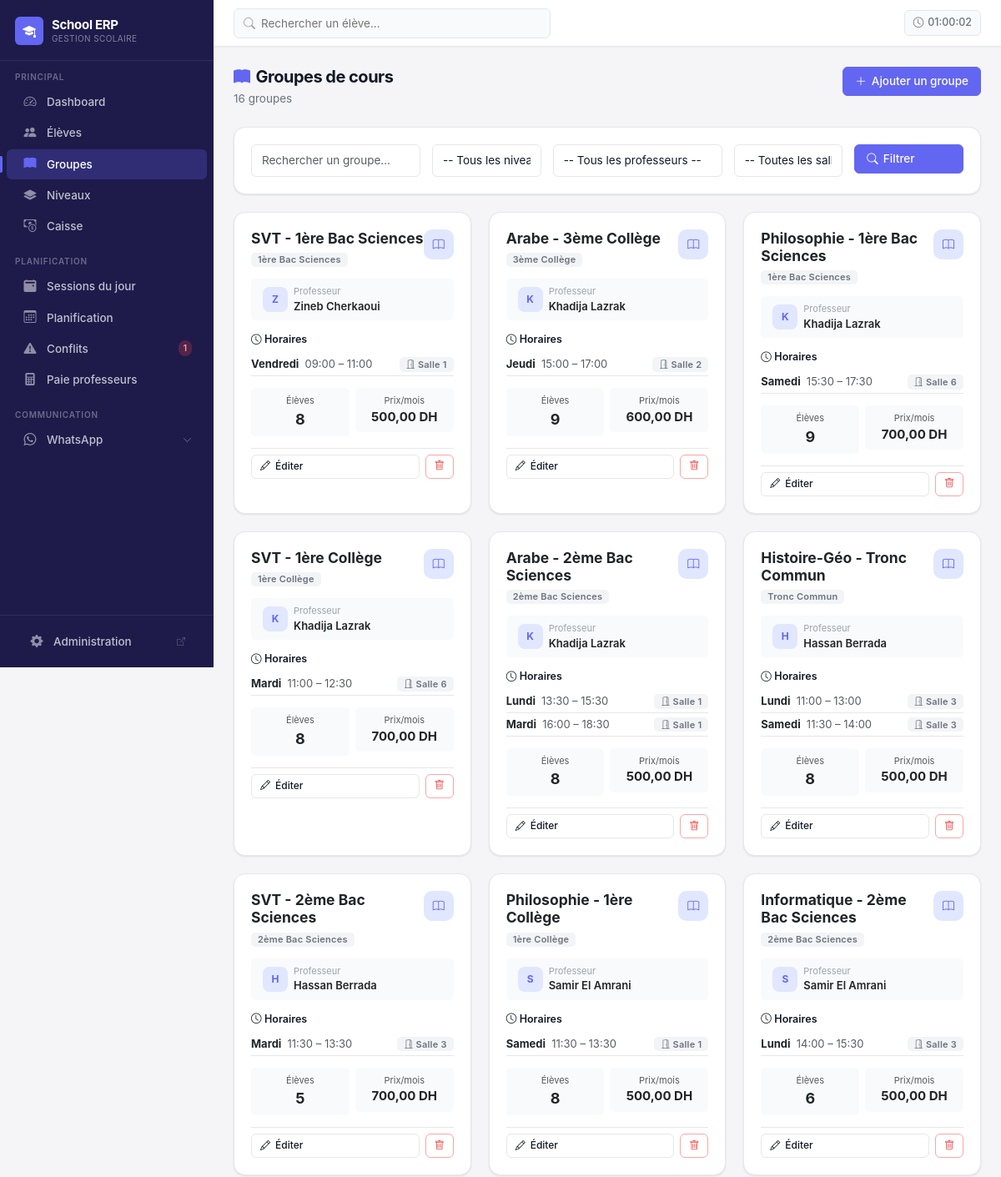
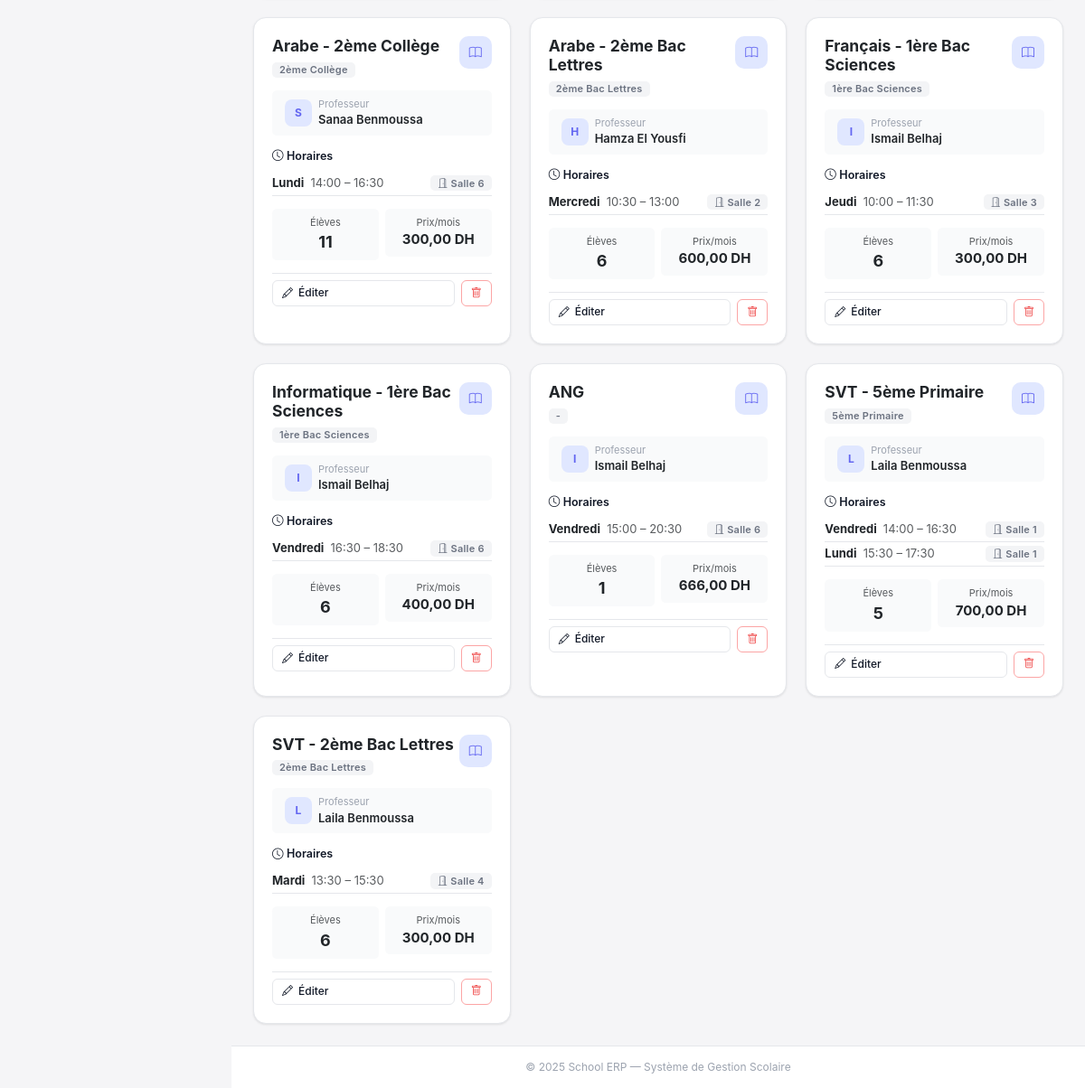
The app's page /courses/ (signed in) with its own data (2 pictures, top to bottom).
### core/models.py (models this page shows, shortened)
class CourseGroup(models.Model):
    DAYS_CHOICES = [
        ('MON', 'Lundi'),
        ('TUE', 'Mardi'),
        ('WED', 'Mercredi'),
        ('THU', 'Jeudi'),
        ('FRI', 'Vendredi'),
        ('SAT', 'Samedi'),
        ('SUN', 'Dimanche'),
    ]
    name = models.CharField(max_length=100, verbose_name="Nom du groupe")
    subject = models.CharField(max_length=100, verbose_name="Matière")
    level = models.ForeignKey(
        Level,
        on_delete=models.SET_NULL,
        related_name='course_groups',
        verbose_name="Niveau",
        null=True,
        blank=True
    )
    monthly_price = models.DecimalField(
        max_digits=8,
        decimal_places=2,
        validators=[MinValueValidator(Decimal('0.01'))],
        verbose_name="Prix mensuel (DH)"
    )
    teacher = models.ForeignKey(
        Teacher,
        on_delete=models.PROTECT,
        related_name='course_groups',
        verbose_name="Professeur"
    )
    is_active = models.BooleanField(default=True, verbose_name="Actif")
    created_at = models.DateTimeField(auto_now_add=True)
    class Meta:
        verbose_name = "Groupe de cours"
        verbose_name_plural = "Groupes de cours"
        ordering = ['name']

class Level(models.Model):
    name = models.CharField(max_length=100, unique=True, verbose_name="Nom du niveau")
    order = models.PositiveIntegerField(default=0, verbose_name="Ordre d'affichage")
    class Meta:
        verbose_name = "Niveau"
        verbose_name_plural = "Niveaux"
        ordering = ['order', 'name']
    def __str__(self):
        return self.name

class Teacher(models.Model):
    PAYMENT_METHOD_CHOICES = [
        ('HOURLY', 'Taux horaire'),
        ('PERCENTAGE', 'Part des gains (pourcentage des gains de la classe)'),
        ('SESSION', 'Tarif par session'),
    ]
    name = models.CharField(max_length=100, verbose_name="Nom complet")
    phone = models.CharField(max_length=20, verbose_name="Téléphone")
    email = models.EmailField(blank=True, verbose_name="Email")
    hourly_rate = models.DecimalField(
        max_digits=8,
        decimal_places=2,
        validators=[MinValueValidator(Decimal('0.01'))],
        verbose_name="Tarif horaire (DH)",
        default=Decimal('100.00'),
        blank=True,
        null=True
    )
    payment_method = models.CharField(
        max_length=20,
        choices=PAYMENT_METHOD_CHOICES,
        default='PERCENTAGE',
        verbose_name="Mode de paiement"
    )
    payment_percentage = models.DecimalField(
        max_digits=5,
        decimal_places=2,
        default=Decimal('50.00'),
        validators=[MinValueValidator(Decimal('0.00'))],
        verbose_name="Part des gains (%)",
        blank=True,
        null=True
    )
    session_rate = models.DecimalField(
        max_digits=8,
        decimal_places=2,
        default=Decimal('100.00'),
        validators=[MinValueValidator(Decimal('0.01'))],
        verbose_name="Tarif par session (DH)",
        blank=True,
        null=True
    )
    is_active = models.BooleanField(default=True, verbose_name="Actif")
    created_at = models.DateTimeField(auto_now_add=True)
    class Meta:
        verbose_name = "Professeur"
        verbose_name_plural = "Professeurs"
        ordering = ['name']
    def __str__(self):
        if self.payment_method == 'PERCENTAGE':
            return f"{self.name} ({self.payment_percentage}%)"
        elif self.payment_method == 'SESSION':
            return f"{self.name} ({self.session_rate} DH/sess)"
        return f"{self.name} ({self.hourly_rate} DH/h)"

class CourseGroupSchedule(models.Model):
    course_group = models.ForeignKey(
        CourseGroup,
        on_delete=models.CASCADE,
        related_name='schedules',
        verbose_name="Groupe de cours"
    )
    day = models.CharField(
        max_length=3,
        choices=CourseGroup.DAYS_CHOICES,
        verbose_name="Jour"
    )
    start_time = models.TimeField(verbose_name="Heure de début")
    end_time = models.TimeField(verbose_name="Heure de fin")
    room = models.ForeignKey(
        Room,
        on_delete=models.PROTECT,
        related_name='schedules',
        verbose_name="Salle"
    )
    class Meta:
        verbose_name = "Horaire de groupe"
        verbose_name_plural = "Horaires de groupe"
        ordering = ['day', 'start_time']

class Room(models.Model):
    name = models.CharField(max_length=50, unique=True, verbose_name="Nom de la salle")
    capacity = models.PositiveIntegerField(
        validators=[MinValueValidator(1)],
        verbose_name="Capacité"
    )
    is_active = models.BooleanField(default=True, verbose_name="Active")
    class Meta:
        verbose_name = "Salle"
        verbose_name_plural = "Salles"
        ordering = ['name']
    def __str__(self):
        return f"{self.name} ({self.capacity} places)"

### core/views.py (the view)
# urls.py: path('courses/', views.courses_list, name='courses_list'),
def courses_list(request):
    from .models import CourseGroup
    courses = CourseGroup.objects.all().select_related('teacher').prefetch_related('schedules__room')
    from django.db.models import Count
    courses = courses.annotate(enrollment_count=Count('enrollment'))
    course_filter = CourseGroupFilter(request.GET, queryset=courses)
    courses = course_filter.qs
    return render(request, 'core/courses_list.html', {'courses': courses, 'filter': course_filter})

### core/context_processors.py (called while the page is built)
def conflicts_count(request):
    CACHE_KEY = 'sidebar_conflict_count'
    CACHE_TTL = getattr(settings, 'CONFLICT_CACHE_TTL', 30)  # seconds
    count = cache.get(CACHE_KEY)
    if count is None:
        try:
            from .utils import detect_all_conflicts
            data = detect_all_conflicts()
            count = len(data.get('schedule_conflicts', []))
        except Exception:
            count = 0
        cache.set(CACHE_KEY, count, CACHE_TTL)
    return {'conflict_count': count}

### core/templatetags/nav_active.py (called while the page is built)
@register.simple_tag(takes_context=True)
def active_if(context, *names):
    request = context.get("request")
    if not request or not request.resolver_match:
        return ""
    return "active" if request.resolver_match.url_name in names else ""

### templates/core/courses_list.html (shortened to what this page needs)
{% extends 'core/base.html' %}
{% block content %}
<div class="page-header d-flex align-items-start justify-content-between">
  <div>
    <h1 class="page-title"><i class="bi bi-book-fill me-2" style="color:var(--primary);"></i>Groupes de cours</h1>
    <p class="page-subtitle">{{ courses|length }} groupe{{ courses|length|pluralize }}</p>
  </div>
  <a href="{% url 'core:course_group_create' %}" class="btn btn-primary">
    <i class="bi bi-plus-lg"></i> Ajouter un groupe
  </a>
</div>
<div class="card mb-4">
  <div class="card-body">
    <form method="get" class="row g-3">
      <div class="col-md-3">{{ filter.form.name }}</div>
      <div class="col-md-2">{{ filter.form.level }}</div>
      <div class="col-md-3">{{ filter.form.teacher }}</div>
      <div class="col-md-2">{{ filter.form.room }}</div>
      <div class="col-md-2">
        <button class="btn btn-primary w-100"><i class="bi bi-search"></i> Filtrer</button>
      </div>
    </form>
  </div>
</div>
{% if courses %}
  <div class="row g-4">
    {% for course in courses %}
      <div class="col-lg-4 col-md-6">
        <div class="card h-100 course-card">
          <div class="card-body">
            <div class="d-flex align-items-start justify-content-between mb-3">
              <div>
                <h5 class="mb-1 fw-700">{{ course.name }}</h5>
                <span class="badge badge-secondary">{{ course.level.name|default:"-" }}</span>
              </div>
              <div class="stat-card-icon" style="width:36px;height:36px;font-size:14px;background:var(--primary-light);">
                <i class="bi bi-book" style="color:var(--primary);"></i>
              </div>
            </div>
            <div class="d-flex align-items-center gap-2 mb-3 px-3 py-2 rounded" style="background:var(--surface-alt);">
              <div class="student-avatar" style="width:30px;height:30px;font-size:12px;border-radius:8px;">
                {{ course.teacher.name|slice:":1"|upper }}
              </div>
              <div>
                <div style="font-size:11px;color:var(--text-muted);">Professeur</div>
                <div class="fw-600 text-dark" style="font-size:13px;">{{ course.teacher.name }}</div>
              </div>
            </div>
            {% if course.schedules.all %}
              <div class="mb-3">
                <div class="form-label mb-2"><i class="bi bi-clock me-1"></i>Horaires</div>
                {% for sch in course.schedules.all %}
                  <div class="d-flex justify-content-between align-items-center py-1" style="border-bottom:1px solid var(--border);font-size:13px;">
                    <span>
                      <strong>{{ sch.get_day_display }}</strong>
                      <span class="text-muted ms-1">{{ sch.start_time|time:"H:i" }} – {{ sch.end_time|time:"H:i" }}</span>
                    </span>
                    <span class="badge badge-secondary">
                      <i class="bi bi-door-open"></i> {{ sch.room.name }}
                    </span>
                  </div>
                {% endfor %}
              </div>
            {% else %}
              <div class="mb-3 text-muted" style="font-size:13px;"><i class="bi bi-clock"></i> Aucun horaire défini</div>
            {% endif %}
            <div class="row g-2 mb-3">
              <div class="col-6">
                <div class="text-center p-2 rounded" style="background:var(--surface-alt);">
                  <div class="text-muted" style="font-size:11px;">Élèves</div>
                  <div class="fw-700" style="font-size:18px;">{{ course.enrollment_count }}</div>
                </div>
              </div>
              <div class="col-6">
                <div class="text-center p-2 rounded" style="background:var(--surface-alt);">
                  <div class="text-muted" style="font-size:11px;">Prix/mois</div>
                  <div class="fw-700" style="font-size:15px;">{{ course.monthly_price }} DH</div>
                </div>
              </div>
            </div>
            <div class="d-flex gap-2 pt-2" style="border-top:1px solid var(--border);">
              <a href="{% url 'core:course_group_edit' course.id %}" class="btn btn-sm btn-outline-primary flex-grow-1">
                <i class="bi bi-pencil"></i> Éditer
              </a>
              <a href="{% url 'core:course_group_delete_confirm' course.id %}" class="btn btn-sm btn-outline-danger">
                <i class="bi bi-trash"></i>
              </a>
            </div>
          </div>
        </div>
      </div>
    {% endfor %}
  </div>
{% endif %}
{% endblock %}

### templates/core/base.html (shortened to what this page needs)
{% load static nav_active %}
<!DOCTYPE html>
<html lang="fr" data-theme="light">
<head>
  <link rel="stylesheet" href="{% static 'fonts/fonts.css' %}">
  <link href="{% static 'bootstrap.min.css' %}" rel="stylesheet">
  <link rel="stylesheet" href="{% static 'bootstrap-icons.css' %}">
  <link href="{% static 'select2.min.css' %}" rel="stylesheet">
</head>
<body>
  <div class="app-shell">
    <aside class="sidebar" id="sidebar">
      <a class="sidebar-brand" href="{% url 'core:cockpit' %}">
        <div class="sidebar-brand-icon">
          <i class="bi bi-mortarboard-fill"></i>
        </div>
        <div>
          <div class="sidebar-brand-text">School ERP</div>
          <div class="sidebar-brand-sub">Gestion scolaire</div>
        </div>
      </a>
      <nav class="sidebar-section">
        <div class="sidebar-section-label">Principal</div>
        <a class="sidebar-nav-link {% active_if 'cockpit' %}" href="{% url 'core:cockpit' %}">
          <span class="nav-icon"><i class="bi bi-speedometer2"></i></span>
          <span class="nav-label">Dashboard</span>
        </a>
        <a class="sidebar-nav-link {% active_if 'students_list' 'student_page' %}"
          href="{% url 'core:students_list' %}">
          <span class="nav-icon"><i class="bi bi-people-fill"></i></span>
          <span class="nav-label">Élèves</span>
        </a>
        <a class="sidebar-nav-link {% active_if 'courses_list' %}" href="{% url 'core:courses_list' %}">
          <span class="nav-icon"><i class="bi bi-book-fill"></i></span>
          <span class="nav-label">Groupes</span>
        </a>
        <a class="sidebar-nav-link {% active_if 'levels_list' %}" href="{% url 'core:levels_list' %}">
          <span class="nav-icon"><i class="bi bi-layers-fill"></i></span>
          <span class="nav-label">Niveaux</span>
        </a>
        <a class="sidebar-nav-link {% active_if 'payment_create' 'student_search' 'student_detail' %}"
          href="{% url 'core:payment_create' %}">
          <span class="nav-icon"><i class="bi bi-cash-coin"></i></span>
          <span class="nav-label">Caisse</span>
        </a>
      </nav>
      <nav class="sidebar-section">
        <div class="sidebar-section-label">Planification</div>
        <a class="sidebar-nav-link {% active_if 'sessions_today' 'session_attendance' %}"
          href="{% url 'core:sessions_today' %}">
          <span class="nav-icon"><i class="bi bi-calendar2-event-fill"></i></span>
          <span class="nav-label">Sessions du jour</span>
        </a>
        <a class="sidebar-nav-link {% active_if 'sessions_schedule' %}" href="{% url 'core:sessions_schedule' %}">
          <span class="nav-icon"><i class="bi bi-calendar3"></i></span>
          <span class="nav-label">Planification</span>
        </a>
        <a class="sidebar-nav-link {% active_if 'schedule_conflicts' %}" href="{% url 'core:schedule_conflicts' %}">
          <span class="nav-icon"><i class="bi bi-exclamation-triangle-fill"></i></span>
          <span class="nav-label">Conflits</span>
          {% if conflict_count > 0 %}
            <span class="nav-badge nav-badge-danger">{{ conflict_count }}</span>
          {% endif %}
        </a>
        <a class="sidebar-nav-link {% active_if 'teacher_payroll' %}" href="{% url 'core:teacher_payroll' %}">
          <span class="nav-icon"><i class="bi bi-calculator-fill"></i></span>
          <span class="nav-label">Paie professeurs</span>
        </a>
      </nav>
      <nav class="sidebar-section">
        <div class="sidebar-section-label">Communication</div>
        <a class="sidebar-nav-link sidebar-toggle-link {% active_if 'whatsapp_payment_reminders' 'whatsapp_absence_notifications' 'whatsapp_bulk_announcements' %}"
          href="#whatsapp-submenu" data-bs-toggle="collapse"
          aria-expanded="{% if request.resolver_match.url_name in 'whatsapp_payment_reminders,whatsapp_absence_notifications,whatsapp_bulk_announcements' %}true{% else %}false{% endif %}">
          <span class="nav-icon"><i class="bi bi-whatsapp"></i></span>
          <span class="nav-label">WhatsApp</span>
          <i class="bi bi-chevron-down nav-arrow"></i>
        </a>
      </nav>
      <div class="sidebar-footer">
        <a class="sidebar-nav-link" href="/admin/" target="_blank">
          <span class="nav-icon"><i class="bi bi-gear-fill"></i></span>
          <span class="nav-label">Administration</span>
          <i class="bi bi-box-arrow-up-right" style="font-size:10px; opacity:0.4;"></i>
        </a>
      </div>
    </aside>
    <div class="main-area">
      <header class="topbar">
        <div class="topbar-search" style="position:relative;">
          <input type="text" id="global-search" class="topbar-search-input" placeholder="Rechercher un élève..."
            autocomplete="off">
        </div>
        <div class="topbar-right">
          <div class="topbar-clock">
            <i class="bi bi-clock"></i>
            <span id="current-time"></span>
          </div>
        </div>
      </header>
      <main class="page-content">
        {% block content %}{% endblock %}
      </main>
      <footer class="app-footer">
        &copy; 2025 School ERP — Système de Gestion Scolaire
      </footer>
    </div>
  </div>
</body>
</html>

### templates/core/courses_list.html (style rules this page uses)
.fw-600 { font-weight: 600; }
.fw-700 { font-weight: 700; }
.course-card { transition: box-shadow 0.2s, transform 0.2s; }
.student-avatar { width: 38px; height: 38px; border-radius: 10px; background: var(--primary-light); color: var(--primary); font-weight: 700; font-size: 15px; display: flex; align-items: center; justify-content: center; flex-shrink: 0; }

### records on screen
CourseGroup: name "SVT - 1ère Bac Sciences", level.name "1ère Bac Sciences", teacher.name "Z", teacher.name "Zineb Cherkaoui", enrollment_count "8", monthly_price "500,00"
CourseGroupSchedule: day "Vendredi", start_time "09:00", end_time "11:00", room.name "Salle 1"
CourseGroup: name "Arabe - 3ème Collège", level.name "3ème Collège", teacher.name "K", teacher.name "Khadija Lazrak", enrollment_count "9", monthly_price "600,00"
CourseGroupSchedule: day "Jeudi", start_time "15:00", end_time "17:00", room.name "Salle 2"
CourseGroup: name "Philosophie - 1ère Bac Sciences", level.name "1ère Bac Sciences", teacher.name "K", teacher.name "Khadija Lazrak", enrollment_count "9", monthly_price "700,00"
CourseGroupSchedule: day "Samedi", start_time "15:30", end_time "17:30", room.name "Salle 6"
CourseGroup: name "SVT - 1ère Collège", level.name "1ère Collège", teacher.name "K", teacher.name "Khadija Lazrak", enrollment_count "8", monthly_price "700,00"
CourseGroupSchedule: day "Mardi", start_time "11:00", end_time "12:30", room.name "Salle 6"
CourseGroup: name "Arabe - 2ème Bac Sciences", level.name "2ème Bac Sciences", teacher.name "K", teacher.name "Khadija Lazrak", enrollment_count "8", monthly_price "500,00"
CourseGroupSchedule: day "Lundi", start_time "13:30", end_time "15:30", room.name "Salle 1"
CourseGroupSchedule: day "Mardi", start_time "16:00", end_time "18:30", room.name "Salle 1"
CourseGroup: name "Histoire-Géo - Tronc Commun", level.name "Tronc Commun", teacher.name "H", teacher.name "Hassan Berrada", enrollment_count "8", monthly_price "500,00"
CourseGroupSchedule: day "Lundi", start_time "11:00", end_time "13:00", room.name "Salle 3"
CourseGroupSchedule: day "Samedi", start_time "11:30", end_time "14:00", room.name "Salle 3"
CourseGroup: name "SVT - 2ème Bac Sciences", level.name "2ème Bac Sciences", teacher.name "H", teacher.name "Hassan Berrada", enrollment_count "5", monthly_price "700,00"
CourseGroupSchedule: day "Mardi", start_time "11:30", end_time "13:30", room.name "Salle 3"
CourseGroup: name "Philosophie - 1ère Collège", level.name "1ère Collège", teacher.name "S", teacher.name "Samir El Amrani", enrollment_count "8", monthly_price "500,00"
CourseGroupSchedule: day "Samedi", start_time "11:30", end_time "13:30", room.name "Salle 1"
CourseGroup: name "Informatique - 2ème Bac Sciences", level.name "2ème Bac Sciences", teacher.name "S", teacher.name "Samir El Amrani", enrollment_count "6", monthly_price "500,00"
CourseGroupSchedule: day "Lundi", start_time "14:00", end_time "15:30", room.name "Salle 3"
CourseGroup: name "Arabe - 2ème Collège", level.name "2ème Collège", teacher.name "S", teacher.name "Sanaa Benmoussa", enrollment_count "11", monthly_price "300,00"
CourseGroupSchedule: day "Lundi", start_time "14:00", end_time "16:30", room.name "Salle 6"
CourseGroup: name "Arabe - 2ème Bac Lettres", level.name "2ème Bac Lettres", teacher.name "H", teacher.name "Hamza El Yousfi", enrollment_count "6", monthly_price "600,00"
CourseGroupSchedule: day "Mercredi", start_time "10:30", end_time "13:00", room.name "Salle 2"
CourseGroup: name "Français - 1ère Bac Sciences", level.name "1ère Bac Sciences", teacher.name "I", teacher.name "Ismail Belhaj", enrollment_count "6", monthly_price "300,00"
CourseGroupSchedule: day "Jeudi", start_time "10:00", end_time "11:30", room.name "Salle 3"
CourseGroup: name "Informatique - 1ère Bac Sciences", level.name "1ère Bac Sciences", teacher.name "I", teacher.name "Ismail Belhaj", enrollment_count "6", monthly_price "400,00"
CourseGroupSchedule: day "Vendredi", start_time "16:30", end_time "18:30", room.name "Salle 6"
CourseGroup: name "ANG", level.name "-", teacher.name "I", teacher.name "Ismail Belhaj", enrollment_count "1", monthly_price "666,00"
CourseGroupSchedule: day "Vendredi", start_time "15:00", end_time "20:30", room.name "Salle 6"
CourseGroup: name "SVT - 5ème Primaire", level.name "5ème Primaire", teacher.name "L", teacher.name "Laila Benmoussa", enrollment_count "5", monthly_price "700,00"
CourseGroupSchedule: day "Vendredi", start_time "14:00", end_time "16:30", room.name "Salle 1"
CourseGroupSchedule: day "Lundi", start_time "15:30", end_time "17:30", room.name "Salle 1"
CourseGroup: name "SVT - 2ème Bac Lettres", level.name "2ème Bac Lettres", teacher.name "L", teacher.name "Laila Benmoussa", enrollment_count "6", monthly_price "300,00"
CourseGroupSchedule: day "Mardi", start_time "13:30", end_time "15:30", room.name "Salle 4"

### other values on screen
{{ conflict_count }} "1"
{{ courses|length }} "16"
